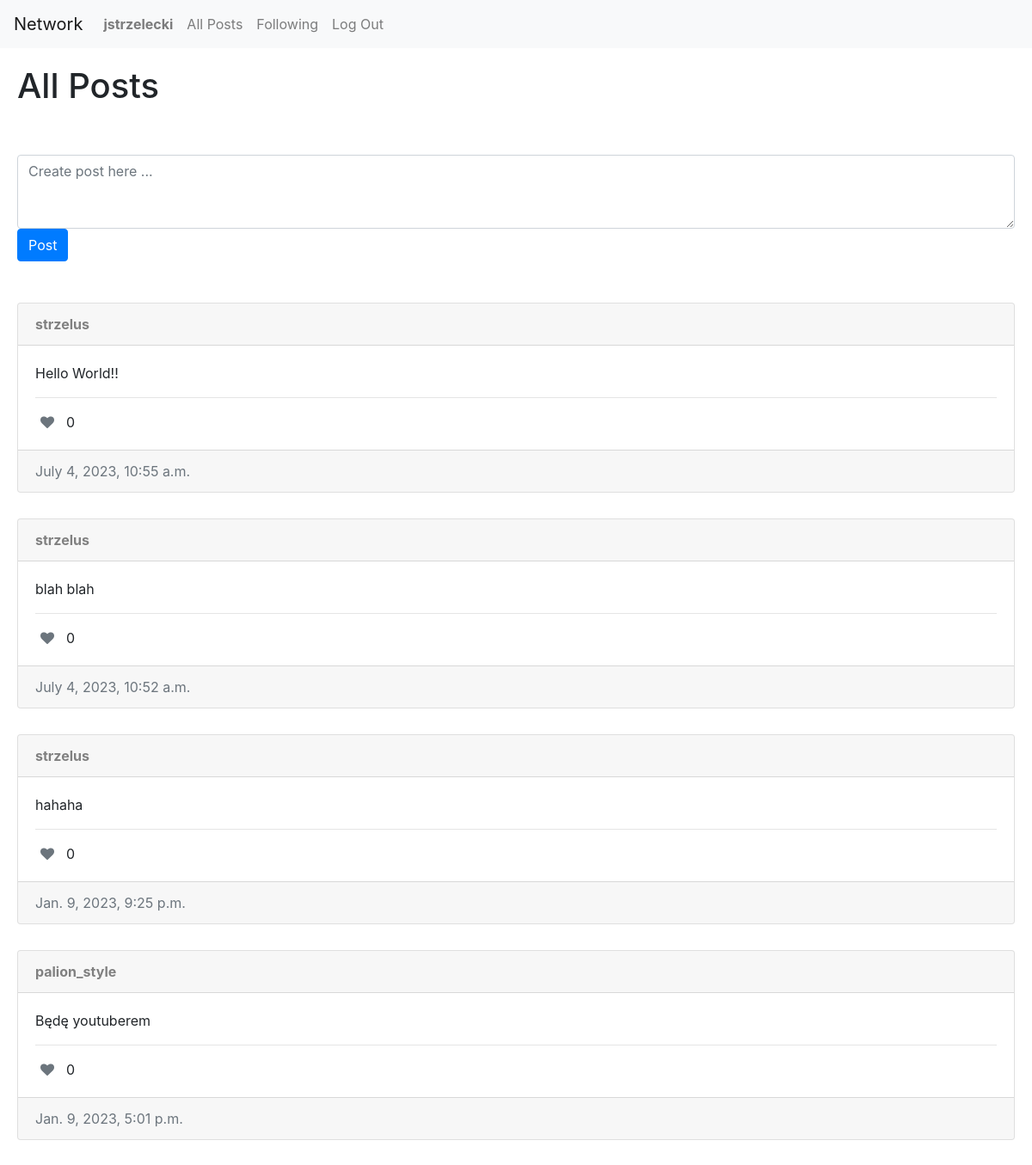
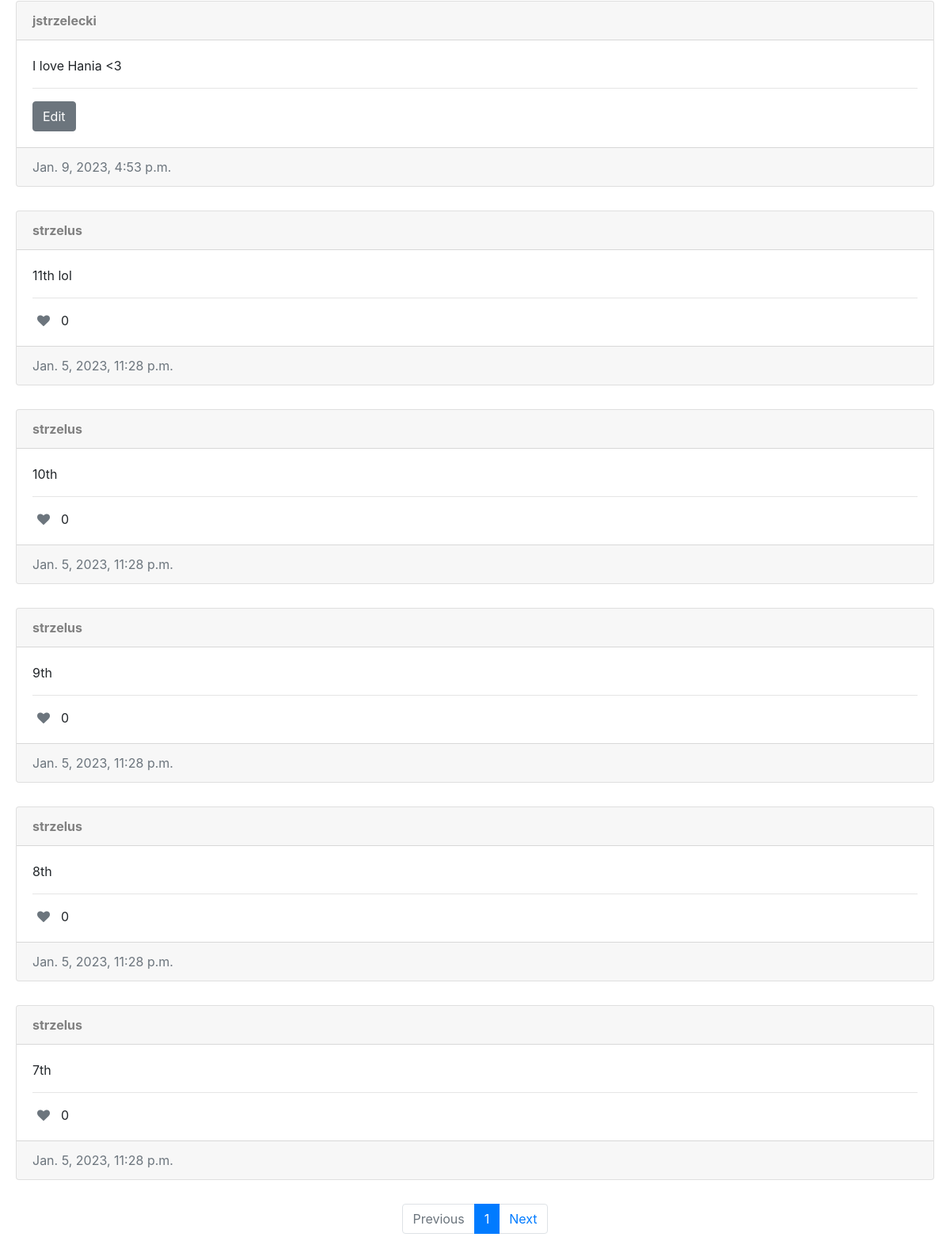
/ (signed in), run on the app's committed database (2 pictures, top to bottom).
### network/models.py (models this page shows, shortened)
class User(AbstractUser):
    pass

class Post(models.Model):
    user = models.ForeignKey(User, on_delete=models.CASCADE, related_name="author")
    text = models.TextField(null=True)
    date = models.DateTimeField(auto_now_add=True)
    likes = models.DecimalField(default=0, max_digits=5, decimal_places=0)

### network/views.py (the view)
# urls.py: path("", views.index, name="index"),
def index(request):
    posts = Post.objects.all().order_by("-date")
    paginator = Paginator(posts, 10)
    page_number = request.GET.get('page')
    page_obj = paginator.get_page(page_number)
    likes = Like.objects.all()
    whoYouLiked = []
    try:
        for like in likes:
            if like.user == request.user:
                whoYouLiked.append(like.post.id)
    except:
        whoYouLiked = []
    return render(request, "network/index.html", {
        "page_obj": page_obj,
        "whoYouLiked": whoYouLiked
    })

### network/templates/network/index.html (shortened to what this page needs)
{% extends "network/layout.html" %} {% block body %}
<h1>All Posts</h1>
{% if user.is_authenticated %}
<form
	class="py-5"
	id="post"
	action="{% url 'new_post' %}"
	method="POST"
	enctype="multipart/form-data"
>
	<textarea
		name="text"
		class="form-control"
		id="post_field"
		rows="3"
        placeholder="Create post here ..."
	></textarea>
	<input type="submit" id="post_btn" class="btn btn-primary" value="Post" />
</form>
{% endif %}
<div class="vstack gap-3">
	{% if page_obj %} {% for post in page_obj %}
	<div class="card">
		<div class="card-header">
			<a id="username" class="user-link" href="{% url 'profile' post.user.id %}"
				><strong>{{ post.user }}</strong></a
			>
		</div>
		<div class="card-body">
			<p class="card-title" id="text_{{ post.id }}">{{ post.text }}</p>
            <hr>
			{% if user == post.user %}
			<button
				class="btn btn-secondary"
                type="button"
				data-toggle="modal"
				data-target="#modal_edit_post_{{ post.id }}"
			>
				Edit
			</button>
        {% else %}
        {% if user.is_authenticated %}
            <div class="card-text">
                {% if post.id in whoYouLiked %}
                <button id="like_btn_{{ post.id }}" class="red like fa fa-heart" onclick="likeHandler({{ post.id }}, {{ whoYouLiked }})"></button><span id="like_count_{{ post.id }}">{{ post.likes }}</span>
                {% else %}
                <button id="like_btn_{{ post.id }}" class="text-muted like fa fa-heart" onclick="likeHandler({{ post.id }}, {{ whoYouLiked }})"></button><span id="like_count_{{ post.id }}">{{ post.likes }}</span>
                {% endif %}
            </div>
        {% endif %}
            {% endif %}
            </div>
        <div class="card-footer text-muted">{{ post.date }}</div>
        </div>
	{% empty %}
	<h1>No posts yet</h1>
	{% endfor %} {% endif %}
</div>
<nav>
	<ul class="pagination justify-content-center">
		{% if page_obj.has_previous %}
		<li class="page-item">
			<a class="page-link" href="?page={{ page_obj.previous_page_number }}"
				>Previous</a
			>
		</li>
		{% else %}
		<li class="page-item disabled">
			<a class="page-link" aria-label="disabled" href="#">Previous</a>
		</li>
		{% endif %}
		<li class="page-item active" aria-current="page">
			<span class="page-link" href="#">{{ page_obj.number }}</span>
		</li>
		{% if page_obj.has_next %}
		<li class="page-item">
			<a class="page-link" href="?page={{ page_obj.next_page_number }}">Next</a>
		</li>
		{% else %}
		<li class="page-item disabled">
			<a class="page-link" aria-label="disabled" href="#">Next</a>
		</li>
		{% endif %}
	</ul>
</nav>
{% endblock %}

### network/templates/network/layout.html (shortened to what this page needs)
{% load static %}
<!DOCTYPE html>
<html lang="en">
	<head>
		<link
			rel="stylesheet"
			href="https://stackpath.bootstrapcdn.com/bootstrap/4.4.1/css/bootstrap.min.css"
		/>
		<link
			rel="stylesheet"
			href="https://cdnjs.cloudflare.com/ajax/libs/font-awesome/4.7.0/css/font-awesome.min.css"
		/>
		<link href="{% static 'network/styles.css' %}" rel="stylesheet" />
	<body>
		<nav class="navbar navbar-expand-lg navbar-light bg-light">
			<a class="navbar-brand" href="{% url 'index' %}">Network</a>
			<div>
				<ul class="navbar-nav mr-auto">
					{% if user.is_authenticated %}
					<li class="nav-item">
						<a id="username" class="nav-link" href="{% url 'profile' user.id %}"
							><strong>{{ user.username }}</strong></a
						>
					</li>
					{% endif %}
					<li class="nav-item">
						<a class="nav-link" href="{% url 'index' %}">All Posts</a>
					</li>
					{% if user.is_authenticated %}
					<li class="nav-item">
						<a class="nav-link" href="{% url 'following' %}">Following</a>
					</li>
					<li class="nav-item">
						<a class="nav-link" href="{% url 'logout' %}">Log Out</a>
					</li>
					{% endif %}
				</ul>
			</div>
		</nav>
		<div class="body">{% block body %} {% endblock %}</div>
	</body>
</html>

### network/static/network/styles.css (style rules this page uses)
.body { padding: 20px; }
.card { margin-bottom: 30px; }
.user-link { color: gray; }
.like { margin-right: 0.5em; background: none; border: white; border-radius: 0.5em; }

### data on the page
User: username "jstrzelecki"
Post: user "strzelus", text "Hello World!!", likes "0", date "July 4, 2023, 10:55 a.m."
Post: user "strzelus", text "blah blah", likes "0", date "July 4, 2023, 10:52 a.m."
Post: user "strzelus", text "hahaha", likes "0", date "Jan. 9, 2023, 9:25 p.m."
Post: user "palion_style", text "Będę youtuberem", likes "0", date "Jan. 9, 2023, 5:01 p.m."
Post: user "jstrzelecki", text "I love Hania <3", date "Jan. 9, 2023, 4:53 p.m."
Post: user "strzelus", text "11th lol", likes "0", date "Jan. 5, 2023, 11:28 p.m."
Post: user "strzelus", text "10th", likes "0", date "Jan. 5, 2023, 11:28 p.m."
Post: user "strzelus", text "9th", likes "0", date "Jan. 5, 2023, 11:28 p.m."
Post: user "strzelus", text "8th", likes "0", date "Jan. 5, 2023, 11:28 p.m."
Post: user "strzelus", text "7th", likes "0", date "Jan. 5, 2023, 11:28 p.m."

### other printed values
{{ page_obj.number }} "1"
